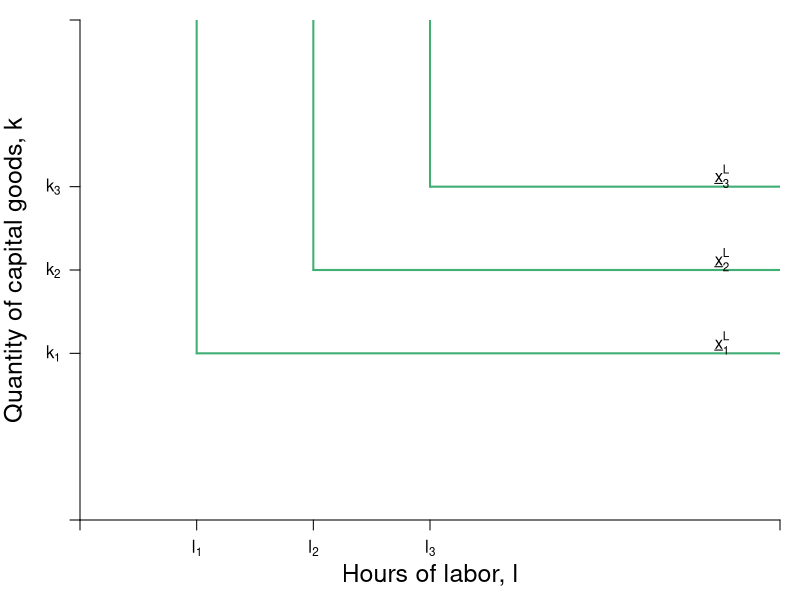

The R script that drew this image:

pdf(file = "specprodexch/leontief_comparison.pdf", width = 7, height = 7)

#Set parameters for graphics
axislabelsize <- 1.5
labelsize <- 1.2
graphlinewidth <- 2
segmentlinewidth <- 1.5

COL <- c("#7fc97f", "#beaed4", "#fdc086", "#ffff99", "#386cb0", "#f0027f", "#bf5b17", "#666666")
COLA <- c("#e0f3db", "#99d8c9","#66c2a4","#41ae76", "#238b45", "#005824")
COLB <- c("#c6dbef", "#4eb3d3", "#2b8cbe", "#0868ac","#084081")

par(mar =  c(4, 4, 1, 1))

xlims <- c(0, 12)
ylims <- c(0, 12)

npts <- 501 


plot(0, 0, xlim = xlims, ylim = ylims, type = "n",
     xlab = expression(paste("")),
     ylab = expression(paste("")), 
     xaxt = "n", 
     yaxt = "n", 
     cex.lab = axislabelsize, 
     bty = "n",
     xaxs="i", 
     yaxs="i")

ticksy <- c(0, 4, 6, 8, ylims[2])
ylabels <- c(NA, expression(paste(k[1])), expression(paste(k[2])), expression(paste(k[3])), NA)
ticksx <- c(0, 2, 4, 6, xlims[2])
xlabels <- c(NA, expression(paste(l[1])), expression(paste(l[2])), expression(paste(l[3])), NA)

axis(1, at = ticksx, pos = 0, labels = xlabels)
axis(2, at = ticksy, pos = 0, labels = ylabels, las = 1)

npts <- 500 
xx1 <- seq(xlims[1], xlims[2], length.out = npts)

segments(2, 4, xlims[2], 4, lty = 1, col = COLA[4], lwd = graphlinewidth)
segments(2, 4, 2, ylims[2], lty = 1, col = COLA[4],  lwd = graphlinewidth)

segments(4, 6, xlims[2], 6, lty = 1, col = COLA[4], lwd = graphlinewidth)
segments(4, 6, 4, ylims[2], lty = 1, col = COLA[4],  lwd = graphlinewidth)

segments(6, 8, xlims[2], 8, lty = 1, col = COLA[4], lwd = graphlinewidth)
segments(6, 8, 6, ylims[2], lty = 1, col = COLA[4],  lwd = graphlinewidth)


mtext(expression(paste("Hours of labor, ", l)), side=1, line = 2.5, cex = axislabelsize)
text(-1.1, 0.5*ylims[2], expression(paste("Quantity of capital goods, ", k)), xpd = TRUE, cex = axislabelsize, srt = 90) 

# points(4, 6, pch = 16, col = "black", cex = 1.5)
text(11, 4.25, expression(paste(underline(x)[1]^L)))
text(11, 6.25, expression(paste(underline(x)[2]^L)))
text(11, 8.25, expression(paste(underline(x)[3]^L)))


# text(10, 11, expression(paste("Feasible")), cex = labelsize)
# text(10, 10.5, expression(paste("production")), cex = labelsize)
# text(10, 10, expression(paste("techniques")), cex = labelsize)
# text(2, 4, expression(paste("Infeasible")), cex = labelsize)
# text(2, 3.5, expression(paste("production")), cex = labelsize)
# text(2, 3, expression(paste("techniques")), cex = labelsize)


#Label mrs function
text(18, 2.5, expression(paste(mrs(x,y) == r[max] - bgroup("(",frac(r[max], x[max]),")")*x)))

dev.off()
